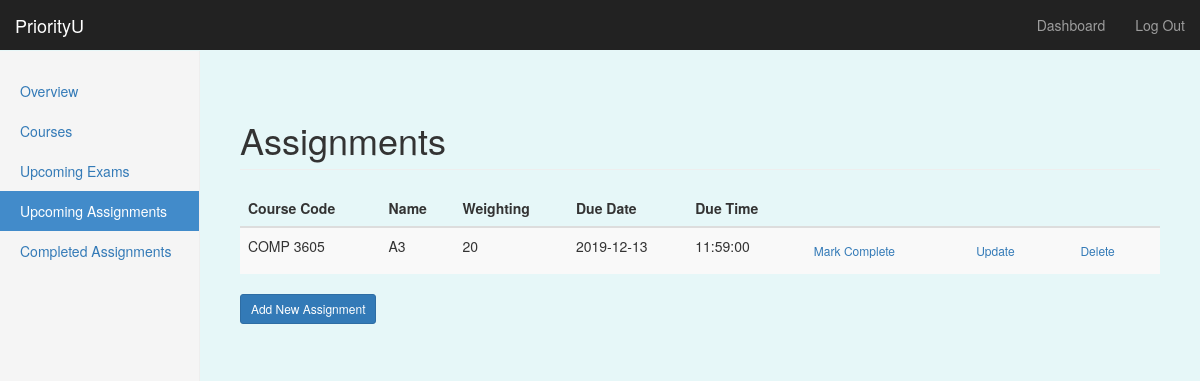
Before: /dashboard/assignments (signed in) with the older database file.
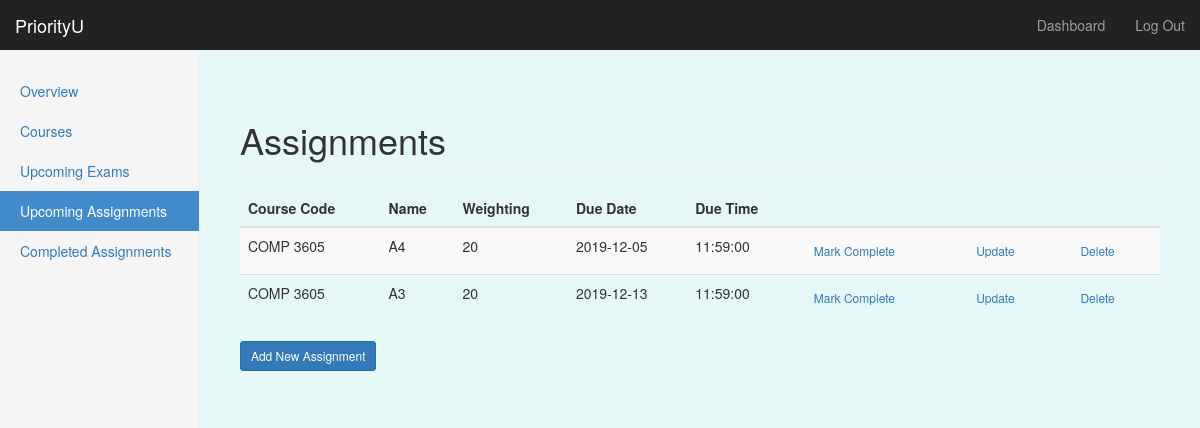
After: the same page with the newer database file.
### priorityU/models/models.py (models this page shows, shortened)
class Assignment(db.Model): # Dominic 18/11- created model for assignment db
    __tablename__ = 'assignments'
    a_id = db.Column(db.Integer, primary_key=True)
    course_code = db.Column(db.String, db.ForeignKey('courses.course_code'))
    asg_name = db.Column(db.String, nullable=False)
    weighting = db.Column(db.Integer)
    due_date = db.Column(db.Date, nullable=False)
    due_time = db.Column(db.Time)
    complete = db.Column(db.Boolean, nullable=False)
    user_id = db.Column(db.Integer, db.ForeignKey('users.id'))

### priorityU/routes.py (the view)
@app.route('/dashboard/assignments')
@login_required
def assignments():
    user_asgs = Assignment.query.filter_by(user_id=current_user.get_id()).order_by(Assignment.due_date.asc()).all()
    return render_template('assignments.html', assignments=user_asgs, edit_state=False, add_state=False, form=None)

### priorityU/routes.py (called while the page is built)
@login_manager.user_loader
def load_user(user_id):
    return User.query.get(int(user_id))

### priorityU/templates/assignments.html (shortened to what this page needs)
{% extends "bootstrap/base.html" %}
{% import "bootstrap/wtf.html" as wtf %}
{% block styles %}
{{super()}}
<link rel="stylesheet" href="{{url_for('.static', filename='style.css')}}">
{% endblock %}
{% block content %}
    <nav class="navbar navbar-inverse navbar-fixed-top">
      <div class="container-fluid">
        <div class="navbar-header">
          <a class="navbar-brand" href="#">PriorityU</a>
        </div>
        <div id="navbar" class="navbar-collapse collapse">
          <ul class="nav navbar-nav navbar-right">
            <li><a href="#">Dashboard</a></li>
            <li><a href="{{ url_for('logout') }}">Log Out</a></li>
          </ul>
        </div>
      </div>
    </nav>
    <div class="container-fluid">
      <div class="row">
        <div class="col-sm-3 col-md-2 sidebar">
        <ul class="nav nav-sidebar">
            <li {% if request.endpoint == 'dashboard' %} class="active" {% endif %}> <a href="{{url_for('dashboard')}}">Overview</a></li>
            <li {% if request.endpoint == 'courses' %} class="active" {% endif %}><a href="{{url_for('courses')}}" id="tab2-id">Courses</a></li>
            <li {% if request.endpoint == 'exams' %} class="active" {% endif %}><a href="{{url_for('exams')}}">Upcoming Exams</a></li>
            <li {% if request.endpoint == 'assignments' %} class="active" {% endif %}><a href="{{url_for('assignments')}}">Upcoming Assignments</a></li>
            <li {% if request.endpoint == 'completed' %} class="active" {% endif %} ><a href="{{url_for('completed')}}">Completed Assignments</a></li>
        </ul>
      </div>
      {% if add_state  and form != None %}
      <form class="form-signin" method="POST">
            <h2 class="form-signin-heading">Add Assignment</h2>
            {{ form.hidden_tag() }}
            {{ wtf.form_field(form.course_code) }}
            {{ wtf.form_field(form.asg_name) }}
            {{ wtf.form_field(form.weighting) }}
            {{ wtf.form_field(form.due_date) }}
            {{ wtf.form_field(form.due_time) }}
            <button class="btn btn-lg btn-primary btn-sm" type="submit">Create</button>
            <a href="{{ url_for('assignments') }}">Back</a>
       </form>
      {% else %}
      <div class="col-sm-9 col-sm-offset-3 col-md-10 col-md-offset-2 main">
        <h1 class="page-header">Assignments</h1>
        <table class="table table-striped table-hover">
          <thead class="thead-dark">
              <tr>
                  <th>Course Code</th>
                  <th>Name</th>
                  <th>Weighting</th>
                  <th>Due Date</th>
                  <th>Due Time</th>
                  <th></th>
                  <th></th>
                  <th></th>
              </tr>
          </thead>
          <tbody>
              {% for a in assignments %}
                {% if a.complete == False %}
              <tr>
                  <td>{{a.course_code}}</td>
                  <td>{{a.asg_name}}</td>
                  <td>{{a.weighting}}</td>
                  <td>{{a.due_date}}</td>
                  <td>{{a.due_time}}</td>
                   <td>
                    <a href='/dashboard/markcomplete/{{a.a_id}}' class="btn btn-secondary btn-sm">Mark Complete</a>
                  </td>
                  <td>
                    <a href='/dashboard/updateassignment/{{a.a_id}}' class="btn btn-secondary btn-sm">Update</a>
                  </td>
                 <td>
                    <a href='/dashboard/assignments/{{a.a_id}}' class="btn btn-secondary btn-sm">Delete</a>
                  </td>
              </tr>
                {% endif %}
              {% endfor %}
          </tbody>
        </table>
        <h4><a href="{{ url_for('addAssignments') }}" class="btn btn-primary btn-sm">Add New Assignment</a></h4>
        {% endif %}
    </div>
    </div>
    </div>
{% endblock %}

### priorityU/static/style.css (style rules this page uses)
body { padding-top: 50px; }
.navbar-fixed-top { border: 0; }
.sidebar { display: none; }
@media (min-width: 768px) { .sidebar { position: fixed; top: 51px; bottom: 0; left: 0; z-index: 1000; display: block; padding: 20px; overflow-x: hidden; overflow-y: auto; background-color: #f5f5f5; border-right: 1px solid #eee; } }
.nav-sidebar { margin-right: -21px; margin-bottom: 20px; margin-left: -20px; }
.nav-sidebar > li > a { padding-right: 20px; padding-left: 20px; }
.nav-sidebar > .active > a, .nav-sidebar > .active > a:hover, .nav-sidebar > .active > a:focus { color: #fff; background-color: #428bca; }
.main { padding: 20px; }
@media (min-width: 768px) { .main { padding-right: 40px; padding-left: 40px; } }
.main .page-header { margin-top: 0; }
body { padding-top: 100px; padding-bottom: 40px; background-color: #e6f7f8; }

Changed rows visible on the page:
added Assignment: course_code "COMP 3605", asg_name "A4", weighting "20", due_date "2019-12-05", due_time "11:59:00"
